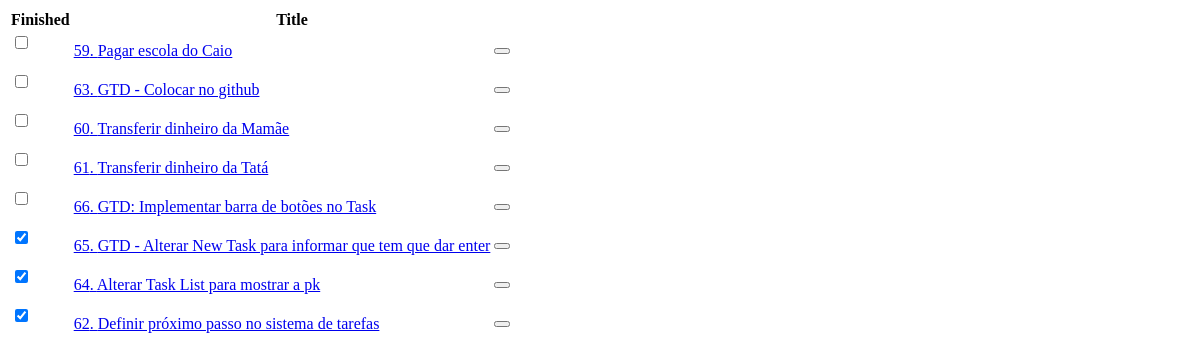
The app's page /tasks/display_tasks/, older data.
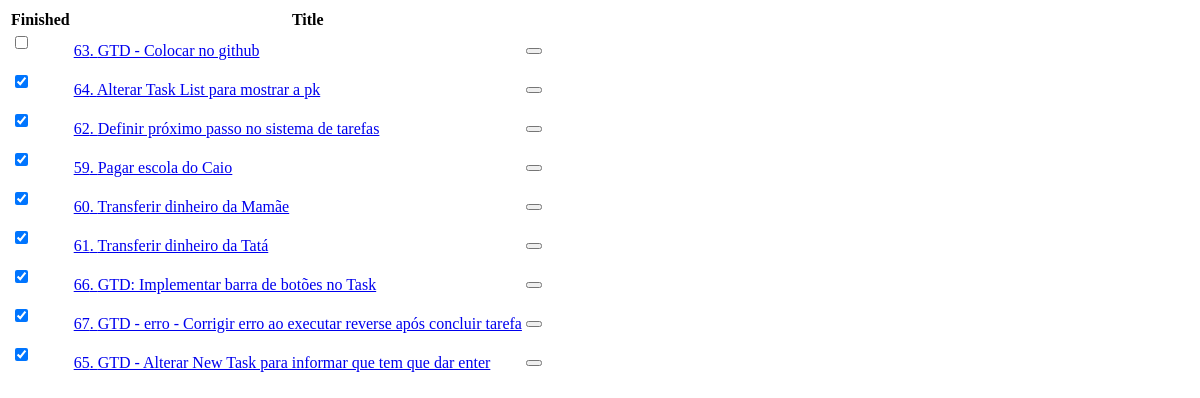
The same page, newer data.
### tasks/models.py (models this page shows, shortened)
class Task(models.Model):
    title = models.CharField("Title", max_length=160)
    description = models.TextField("description", blank=True, null=True)
    dt_scheduled = models.DateTimeField("Scheduled for", blank=True, null=True, default=defautlSchedule)
    dt_completed = models.DateTimeField("Completed on", blank=True, null=True)
    dt_canceled  = models.DateTimeField("Completed on", blank=True, null=True)
    created = models.DateTimeField('Created', auto_now_add=True, null=True)
    modified = models.DateTimeField('Modified', auto_now=True, null=True)
    class Meta:
        verbose_name = 'Task'
        verbose_name_plural = 'Tasks'
        ordering = ['dt_completed','dt_scheduled']

### tasks/views.py (the view)
# urls.py: path('display_tasks/', display_tasks, name='display_tasks'),
def display_tasks(request):
    tasks = Task.objects.all()
    return render(request, 'tasks/task_list.html', {'object_list': tasks})

### tasks/templates/tasks/task_list.html (shortened to what this page needs)
<div id="tasks" class="table-responsive">
    <table class="table table-hover table-bordered">
        <thead class="table-dark">
        <tr>
            <th>Finished</th>
            <th colspan="2">Title</th>
        </tr>
        </thead>
        {% for item in object_list %}
        <tbody>
        <tr {% cycle "" "class='table-secondary'"%} >
            <td>
                <form>
                    <div class="form-check">
                      <input class="form-check-input" type="checkbox" value="checked" id="checkbox_{{item.pk}}" name ="checkbox" {% if item.dt_completed %} checked {%endif%}
                             hx-trigger="change"
                             hx-post="{% url 'tasks:concludeornottask' item.pk %}"
                             hx-target="#tasks"
                             hx-swap="outerHTML"
                      ><input type="hidden" id="result_{{item.id}}">
                    </div>
                </form>
            </td>
            <td><a href="{% url 'tasks:task' item.pk %}" >{{item.pk}}. {{item.title}}</a></td>
            <td><div class="btn-group end" role="group">
                <button type="button" class="btn btn-danger"
                       hx-delete="{% url 'tasks:delete_task' item.pk %}"
                       hx-confirm="Are you sure you wish to delete this task?"
                       hx-target="#tasks"
                ></button>
            </div></td>
        </tr>
        </tbody>
        {% endfor %}
    </table>
</div>

Row changes from the older to the newer data that the page shows:
shown differently, row unchanged: Task "GTD - Colocar no github": moves up the list
shown differently, row unchanged: Task "Alterar Task List para mostrar a pk": moves up the list
shown differently, row unchanged: Task "Definir próximo passo no sistema de tarefas": moves up the list
changed Task "Pagar escola do Caio": dt_completed "☐" → "☑"
changed Task "Transferir dinheiro da Mamãe": dt_completed "☐" → "☑"
changed Task "Transferir dinheiro da Tatá": dt_completed "☐" → "☑"
changed Task "GTD: Implementar barra de botões no Task": dt_completed "☐" → "☑"
added Task: dt_completed "☑", pk "67", title "GTD - erro - Corrigir erro ao executar reverse após concluir tarefa"
